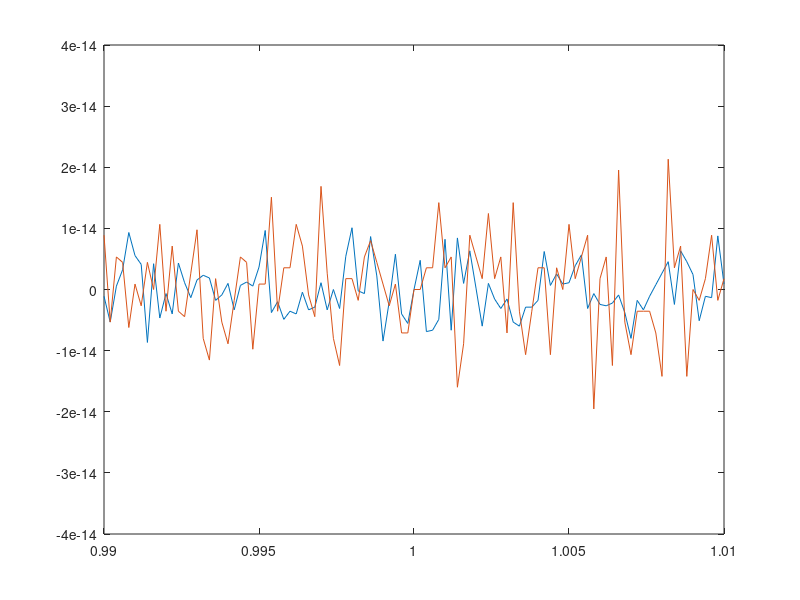

This chart was generated by the following MATLAB code:
x = linspace(0.99, 1.01, 101);
y1 = x.^8-8.*x.^7 + 28.*x.^6-56.*x.^5+70.*x.^4-56.*x.^3 + 28.*x.^2 - 8.*x + 1;
y2 = (((((((x-8).*x+28).*x-56).*x+70).*x-56).*x+28).*x-8).*x+1;
y3 = (x-1).^8;

figure
plot(x,y2,x,y1)